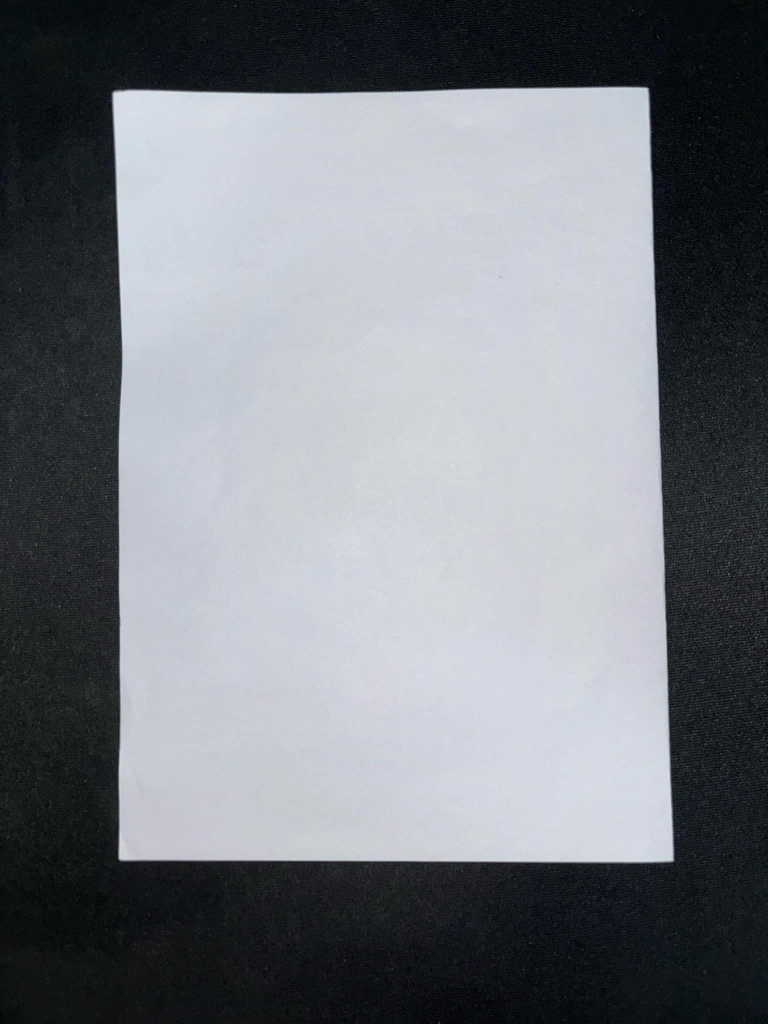
%> input picture HW3/HW3.jpg, 1536 x 2048 px (shown at 1/2 size)
$ octave homework3.m   (GNU Octave 9; MATLAB toolbox functions it lacks are replaced by stand-ins)
%> lines starting %> are read from the running program, lines starting %| are printed output that depends on the picture

RGB_img = imread('HW3.jpg');
%> RGB_img is the input picture: size 2048x1536x3 uint8; mean R, G, B 118.6, 122.8, 129
origin_img = rgb2gray(RGB_img);

%Prewitt
prewitt_img = edge(origin_img,'prewitt');
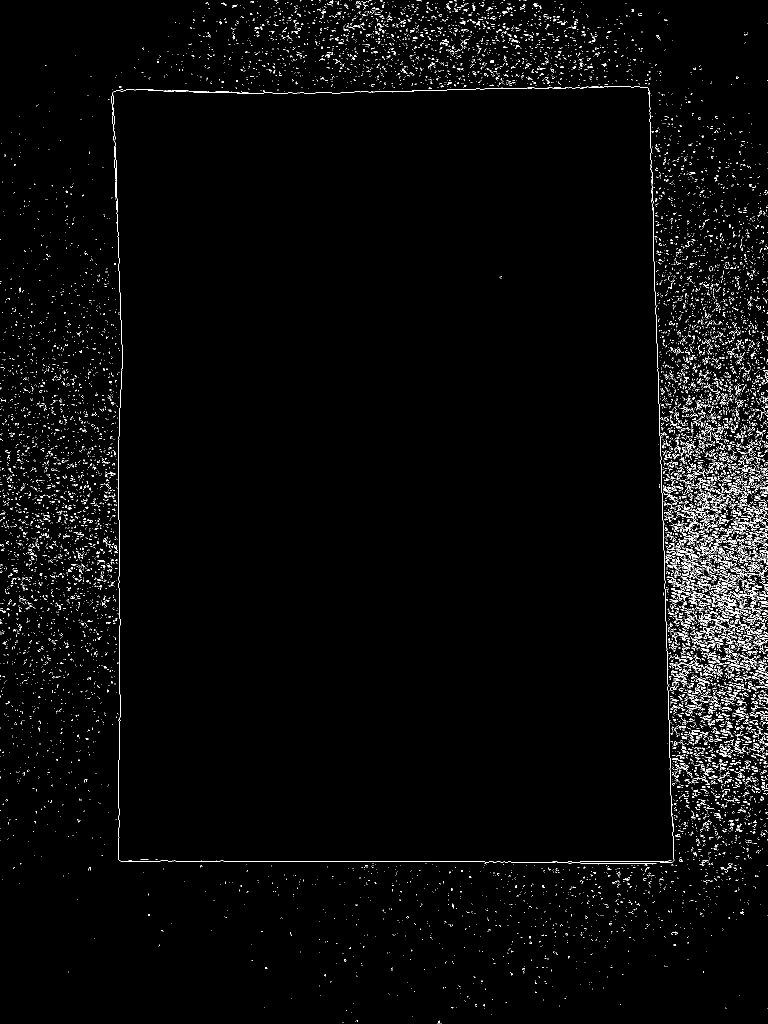
%> prewitt_img: size 2048x1536 logical (shown at 1/2 size); 2.2% white in thin lines or dots

%sobel
sobel_img = edge(origin_img,'sobel');
%> sobel_img: size 2048x1536 logical; 2.2% white in thin lines or dots

figure(1);
subplot(1,3,1);
imshow(origin_img),title('Origin Image');
subplot(1,3,2);
imshow(prewitt_img),title('Prewitt Edge Detection');
subplot(1,3,3);
imshow(sobel_img),title('Sobel Edge Detection');
%> after `title('Sobel Edge Detection')`:
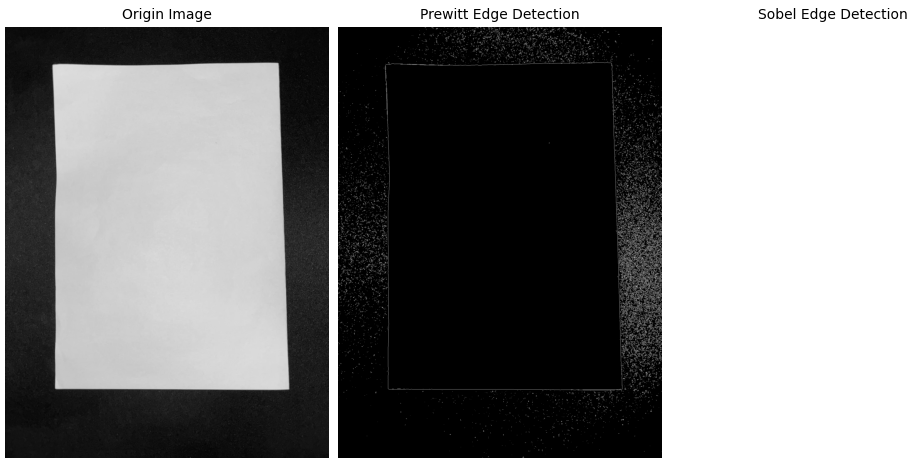
%> figure redrawn from the program's plot data, 3 panels

%question 1-a X-gradient and Y-gradient
%> (the run ends here)
